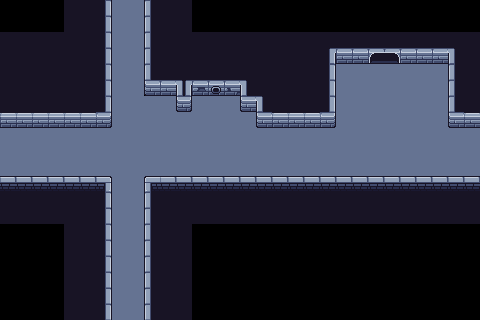

Rendered tile map (Tiled .tmx) drawn with the repository's tilesets; below, a short description and the map source with its tile grids summarised:
An orthogonal 30x20 tile map with 16x16 px tiles, 2 tile layers (Ground Layer, Collision Layer), 2 tilesets and 42 objects.

<map version="1.10" tiledversion="1.11.2" orientation="orthogonal" renderorder="right-down" width="30" height="20" tilewidth="16" tileheight="16" infinite="0" nextlayerid="3" nextobjectid="1">
 <tileset firstgid="1" name="dg_under_the_castle-10" tilewidth="16" tileheight="16" tilecount="560" columns="28">
  <image source="textures/tiles/dg_under_the_castle-10.png" width="448" height="320" />
  <tile id="201">
   <objectgroup draworder="index" id="3">
    <object id="2" x="0" y="0" width="16" height="16" />
   </objectgroup>
  </tile>
  <tile id="202">
   <objectgroup draworder="index" id="2">
    <object id="1" x="0.00480288" y="0.00480288" width="16" height="16" />
   </objectgroup>
  </tile>
  <tile id="203">
   <objectgroup draworder="index" id="3">
    <object id="2" x="0" y="0" width="16" height="16" />
   </objectgroup>
  </tile>
  <tile id="205">
   <objectgroup draworder="index" id="2">
    <object id="1" x="0.00480288" y="0.00480288" width="16" height="16" />
   </objectgroup>
  </tile>
  <tile id="208">
   <objectgroup draworder="index" id="2">
    <object id="1" x="0" y="0" width="16" height="16" />
    <object id="2" x="0" y="0" width="16" height="16" />
   </objectgroup>
  </tile>
  <tile id="209">
   <objectgroup draworder="index" id="2">
    <object id="1" x="0" y="0" width="16" height="16" />
   </objectgroup>
  </tile>
  <tile id="210">
   <objectgroup draworder="index" id="2">
    <object id="1" x="0.00480288" y="0.00480288" width="16" height="16" />
    <object id="2" x="0" y="0" width="16" height="16" />
   </objectgroup>
  </tile>
  <tile id="211">
   <objectgroup draworder="index" id="2">
    <object id="1" x="0" y="0" width="16" height="16" />
   </objectgroup>
  </tile>
  <tile id="229">
   <objectgroup draworder="index" id="2">
    <object id="1" x="0" y="0" width="16" height="16" />
   </objectgroup>
  </tile>
  <tile id="231">
   <objectgroup draworder="index" id="3">
    <object id="2" x="0" y="0" width="16" height="16" />
   </objectgroup>
  </tile>
  <tile id="232">
   <objectgroup draworder="index" id="2">
    <object id="1" x="0" y="0" width="16" height="16" />
   </objectgroup>
  </tile>
  <tile id="236">
   <objectgroup draworder="index" id="2">
    <object id="1" x="0" y="0" width="16" height="16" />
   </objectgroup>
  </tile>
  <tile id="239">
   <objectgroup draworder="index" id="2">
    <object id="1" x="0" y="0" width="16" height="16" />
   </objectgroup>
  </tile>
  <tile id="256">
   <objectgroup draworder="index" id="2">
    <object id="1" x="0" y="0" width="16" height="16" />
   </objectgroup>
  </tile>
  <tile id="257">
   <objectgroup draworder="index" id="2">
    <object id="1" x="0" y="0" width="16" height="16" />
   </objectgroup>
  </tile>
  <tile id="258">
   <objectgroup draworder="index" id="2">
    <object id="1" x="0" y="0" width="16" height="16" />
   </objectgroup>
  </tile>
  <tile id="259">
   <objectgroup draworder="index" id="2">
    <object id="1" x="0" y="0" width="16" height="16" />
   </objectgroup>
  </tile>
  <tile id="260">
   <objectgroup draworder="index" id="2">
    <object id="1" x="0" y="0" width="16" height="16" />
   </objectgroup>
  </tile>
  <tile id="261">
   <objectgroup draworder="index" id="2">
    <object id="1" x="0" y="0" width="16" height="16" />
   </objectgroup>
  </tile>
  <tile id="262">
   <objectgroup draworder="index" id="2">
    <object id="1" x="0" y="0" width="16" height="16" />
   </objectgroup>
  </tile>
  <tile id="263">
   <objectgroup draworder="index" id="2">
    <object id="1" x="0" y="0" width="16" height="16" />
   </objectgroup>
  </tile>
  <tile id="264">
   <objectgroup draworder="index" id="2">
    <object id="1" x="0" y="0" width="16" height="16" />
   </objectgroup>
  </tile>
  <tile id="267">
   <objectgroup draworder="index" id="2">
    <object id="1" x="0" y="0" width="16" height="16" />
   </objectgroup>
  </tile>
  <tile id="284">
   <objectgroup draworder="index" id="2">
    <object id="1" x="0.00480288" y="0.00480288" width="16" height="16" />
   </objectgroup>
  </tile>
  <tile id="285">
   <objectgroup draworder="index" id="2">
    <object id="1" x="0.00480288" y="0.00480288" width="16" height="16" />
   </objectgroup>
  </tile>
  <tile id="286">
   <objectgroup draworder="index" id="2">
    <object id="1" x="0.00480288" y="0.00480288" width="16" height="16" />
   </objectgroup>
  </tile>
  <tile id="287">
   <objectgroup draworder="index" id="2">
    <object id="1" x="0.00480288" y="0.00480288" width="16" height="16" />
   </objectgroup>
  </tile>
  <tile id="288">
   <objectgroup draworder="index" id="2">
    <object id="1" x="0.00480288" y="0.00480288" width="16" height="16" />
   </objectgroup>
  </tile>
  <tile id="289">
   <objectgroup draworder="index" id="2">
    <object id="1" x="0.00480288" y="0.00480288" width="16" height="16" />
   </objectgroup>
  </tile>
  <tile id="290">
   <objectgroup draworder="index" id="2">
    <object id="1" x="0.00480288" y="0.00480288" width="16" height="16" />
   </objectgroup>
  </tile>
  <tile id="291">
   <objectgroup draworder="index" id="2">
    <object id="1" x="0.00480288" y="0.00480288" width="16" height="16" />
   </objectgroup>
  </tile>
  <tile id="292">
   <objectgroup draworder="index" id="2">
    <object id="1" x="0.00480288" y="0.00480288" width="16" height="16" />
   </objectgroup>
  </tile>
  <tile id="293">
   <objectgroup draworder="index" id="9">
    <object id="12" x="0" y="0" width="16" height="16" />
   </objectgroup>
  </tile>
  <tile id="294">
   <objectgroup draworder="index" id="2">
    <object id="1" x="0" y="0" width="16" height="16" />
   </objectgroup>
  </tile>
  <tile id="295">
   <objectgroup draworder="index" id="2">
    <object id="1" x="0.00480288" y="0.00480288" width="16" height="16" />
   </objectgroup>
  </tile>
  <tile id="315">
   <objectgroup draworder="index" id="2">
    <object id="1" x="0" y="0" width="16" height="16" />
   </objectgroup>
  </tile>
  <tile id="317">
   <objectgroup draworder="index" id="2">
    <object id="1" x="0" y="0" width="16" height="16" />
   </objectgroup>
  </tile>
  <tile id="318">
   <objectgroup draworder="index" id="2">
    <object id="1" x="0" y="0" width="16" height="16" />
   </objectgroup>
  </tile>
  <tile id="320">
   <objectgroup draworder="index" id="2">
    <object id="1" x="0" y="0" width="16" height="16" />
   </objectgroup>
  </tile>
  <tile id="321">
   <objectgroup draworder="index" id="2">
    <object id="1" x="0" y="0" width="16" height="16" />
   </objectgroup>
  </tile>
 </tileset>
 <tileset firstgid="561" name="dg_under_the_castle-45" tilewidth="16" tileheight="16" tilecount="88" columns="11">
  <image source="textures/tiles/dg_under_the_castle-45.png" width="176" height="128" />
 </tileset>
 <layer id="1" name="Ground Layer" width="30" height="20">
  <data>[600 cells, 224 non-empty, 1 distinct tile ids]</data>
 </layer>
 <layer id="2" name="Collision Layer" width="30" height="20">
  <data>[600 cells, 303 non-empty, 22 distinct tile ids]</data>
 </layer>
</map>
